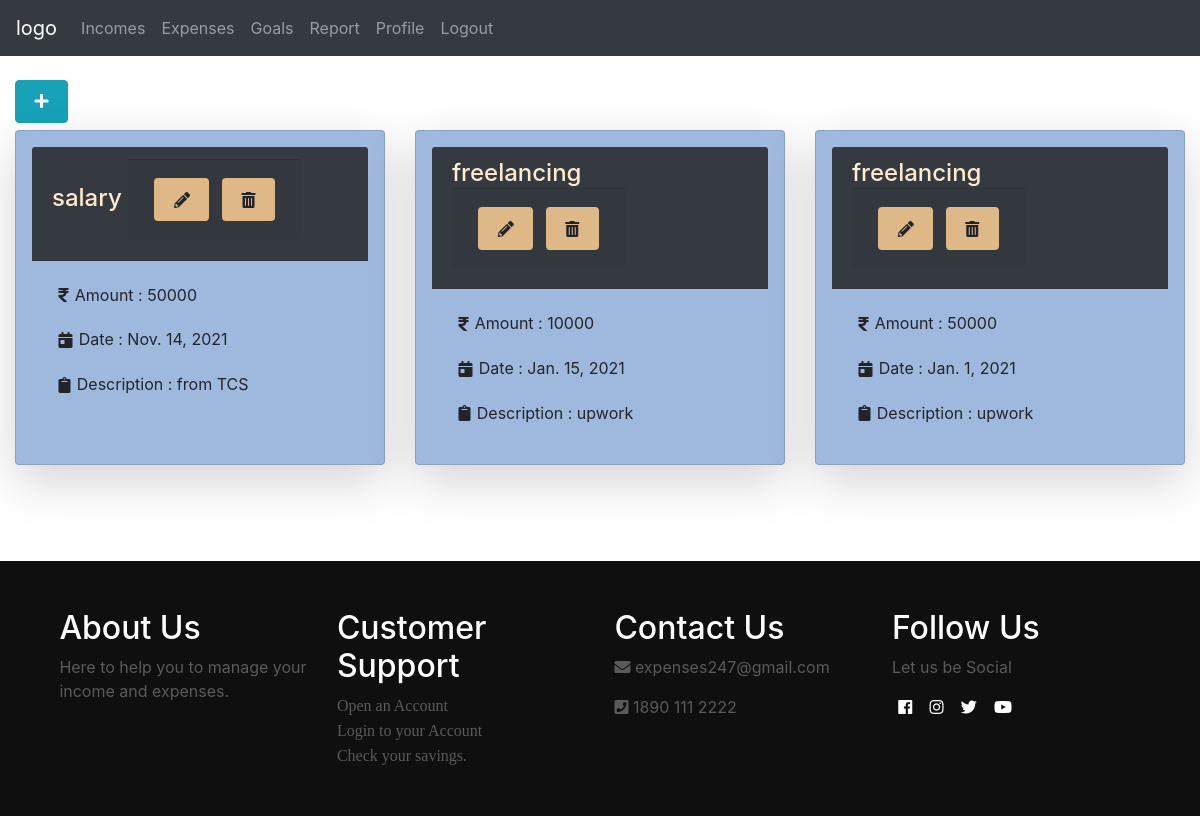
Screenshot of /income/ (signed in) with the database file from the repository.
### income/models.py (models this page shows)
class income_details(models.Model):
    incomeID = models.AutoField(primary_key=True)
    user = models.ForeignKey(user_details, on_delete=models.CASCADE)
    name = models.CharField(max_length=10)
    description = models.CharField(max_length=30)
    amount = models.IntegerField()
    date = models.DateField()
    regular = models.BooleanField()

### income/views.py (the view)
# urls.py: path('income/',include('income.urls')),
def income(request):
    inc=income_details.objects.all().filter(user_id=request.session['usremail'])
    return render(request,'income/income.html',context={"inc": inc})

### income/templates/income/income.html (shortened to what this page needs)
<!DOCTYPE html>
{% extends 'base1.html' %}
    {% block content %}
    <section style="height: 50px;">
        <a href="/income/addinc/" class="btn btn-info" role="button"><i class="fas fa-plus" style="padding: 0.4rem;size: 8px;"></i></a>
    </section>
    <div>
        <div class="card-deck" >
            {% for inc in inc %}
                <div class="card shadow-lg p-3 mb-5 rounded" style="background-color: rgb(158, 185, 221);">
                    <div class="card-header bg-dark" style="color: blanchedalmond;"><h4>{{ inc.name }}
                        <div class="card-footer" style="display: inline-flex;justify-self: right;">
                            <button class="btn" style="margin: 0.4rem;background-color: burlywood;" onclick='updInc("{{ inc.incomeID }}", "{{ csrf_token }}")'><i class="fas fa-pencil-alt" style="padding: 0.4rem;size: 8px;"></i></button>
                            <button class="btn" style="margin: 0.4rem;background-color:burlywood;" onclick='delInc("{{ inc.incomeID }}", "{{ csrf_token }}")'><i class="fas fa-trash-alt" style="padding: 0.4rem;size: 8px;"></i></button></div>
                        </div></h4>
                            <div class="card-body">
                                <p class="card-text"><i class="fas fa-rupee-sign" style="padding: 0.4rem;"></i>Amount : {{ inc.amount }}</p>
                                <p class="card-text"><i class="fas fa-calendar-day" style="padding: 0.4rem;"></i>Date : {{ inc.date }}</p>
                                <p class="card-text"><i class="fas fa-clipboard" style="padding: 0.4rem;"></i>Description : {{ inc.description }}</p>
                            </div>
                    </div>
            {% endfor %}
        </div>
    </div>
    <br><br>
    {% endblock %}

### income/static/income/style1.css (style rules this page uses)
:root { --Abel: 'Abel', cursive; --Anton: 'Anton', cursive; --Josefin: 'Josefin', cursive; --Lexend: 'Lexend', cursive; --Livvie: 'Livvie', cursive; --text-gray: #3f4954; --text-light: #686666da; --bg-color: #0f0f0f; --white: #ffffff; --midnight: #104f55; --sky: #B0C4DE; }

### rows the page displays
income_details: name "salary", amount "50000", date "Nov. 14, 2021", description "from TCS"
income_details: name "freelancing", amount "10000", date "Jan. 15, 2021", description "upwork"
income_details: name "freelancing", amount "50000", date "Jan. 1, 2021", description "upwork"
